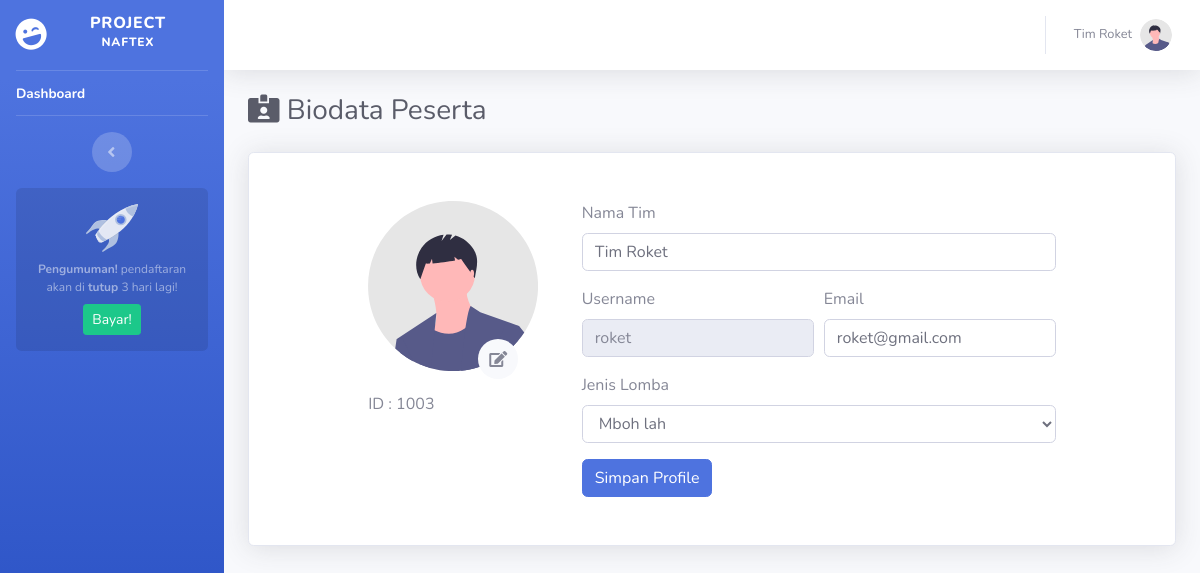
Before: /dashboard/bioTim.php (signed in) with the older database file.
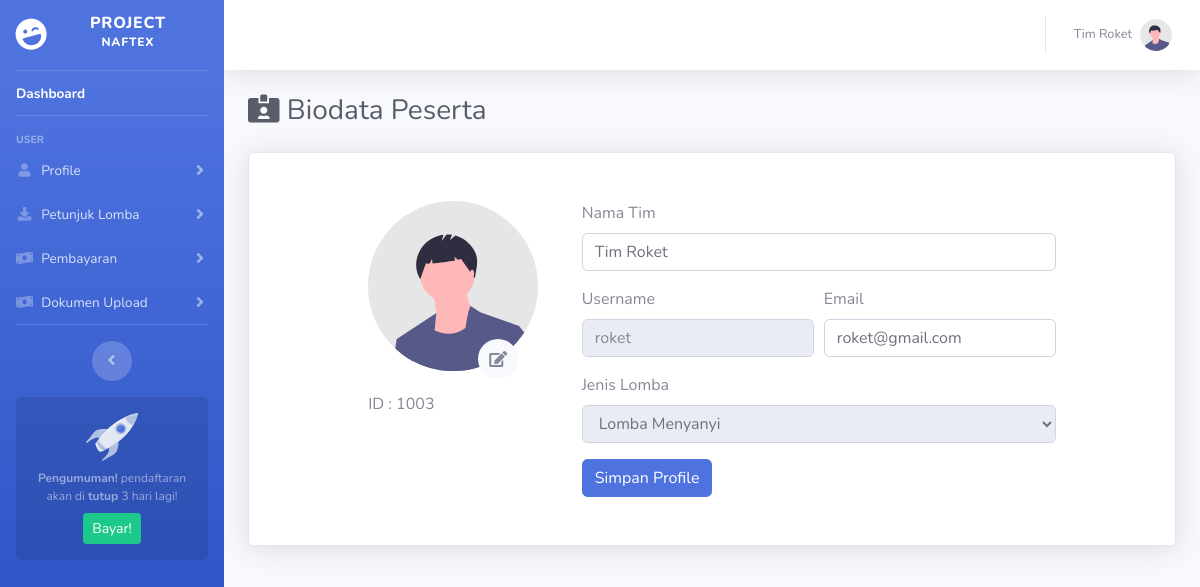
After: the same page with the newer database file.
### tables this page shows
CREATE TABLE `user` (
  `id_user` int(11) NOT NULL,
  `username` varchar(50) NOT NULL,
  `password` varchar(50) NOT NULL,
  `nama` varchar(50) NOT NULL,
  `email` varchar(50) NOT NULL,
  `level` varchar(50) NOT NULL,
  `foto` varchar(50) NOT NULL,
  `id_lomba` int(11) NOT NULL
);

CREATE TABLE `data_lomba` (
  `id_lomba` int(11) NOT NULL,
  `nama` varchar(50) NOT NULL,
  `harga` varchar(50) NOT NULL,
  `deskripsi2` varchar(50) NOT NULL
);

CREATE TABLE `pembayaran_peserta` (
  `username` varchar(50) NOT NULL,
  `status_bayar` varchar(50) NOT NULL,
  `bukti_transfer` varchar(100) NOT NULL,
  `deskripsi2` varchar(50) NOT NULL
);

### dashboard/include/session.php (called while the page is built, shortened)
<?php
	if (isset($_SESSION['id_user'])) {
		$id_user = $_SESSION['id_user'];
		$query_n = mysqli_query($koneksi, "SELECT `nama` FROM `user` WHERE `id_user`='$id_user'");
	    while($data_n = mysqli_fetch_row($query_n)){
	      $nama = $data_n[0];
	    }
	}
	$level = $_SESSION['level'];
?>

### dashboard/bioTim.php (the view, shortened to what this page needs)
<?php
    include('../koneksi/koneksi.php');
    include('include/session.php');
?>
<!DOCTYPE html>
<html lang="en">
<head>
    <?php include "include/head.php" ?>
</head>
<body id="page-top">
    <div id="wrapper">
        <?php include "include/sidebar.php" ?>
        <div id="content-wrapper" class="d-flex flex-column">
            <div id="content">
                <?php include "include/navbar.php" ?>
                <div class="container-fluid">
                    <h1 class="h3 mb-4 text-gray-800"><i class="fas fa-id-card-alt"></i> Biodata Peserta</h1>
                    <div class="container mt-2 card shadow p-5">
                        <div class="row justify-content-center">
                            <?php
                                $sql_d = "SELECT `nama`,`username`,`email`,`id_lomba`,`foto` FROM `user` WHERE `id_user`='$id_user'";
                                $query_d = mysqli_query($koneksi,$sql_d);
                                while ($data_d = mysqli_fetch_row($query_d)) {
                                    $nama       = $data_d[0];
                                    $username   = $data_d[1];
                                    $email      = $data_d[2];
                                    $id_lomba   = $data_d[3];
                                    $foto       = $data_d[4];
                                }
                            ?>
                            <div class="col-md-3">
                                <?php
                                    if (!empty($foto)) { ?>
                                        <img src="assets/img/foto/<?= $foto ?>" class="rounded-circle" alt="foto-profile" width="170px">
                                    <?php } else { ?>
                                        <img src="assets/img/undraw_profile.svg" alt="foto-profile" width="170px">
                                    <?php }
                                ?>
                                <a href="#" data-toggle="modal" data-target="#editFoto" class="btn btn-circle bg-light" style="margin: -50px 0 0 110px; position: relative; z-index: 1;"><i class="fas fa-edit "></i></a>
                                <h6 class="h6"> ID : <?= "100".$id_user ?></h6>
                            </div>
                            <div class="col-md-7">
                                <form method="post">
                                    <div class="form-group">
                                        <label for="nama">Nama Tim</label>
                                        <input type="text" name="nama" class="form-control" id="inputnama" value="<?= $nama ?>">
                                    </div>
                                    <div class="form-row">
                                        <div class="form-group col-md-6">
                                            <label for="username">Username</label>
                                            <input type="text" class="form-control" id="username" placeholder="<?= $username ?>" disabled>
                                        </div>
                                        <div class="form-group col-md-6">
                                            <label for="email">Email</label>
                                            <input type="text" name="email" class="form-control" id="email" value="<?= $email ?>">
                                        </div>
                                    </div>
                                    <div class="form-group">
                                        <?php
                                            $query_s = mysqli_query($koneksi,"SELECT `status_bayar` FROM `pembayaran_peserta` WHERE `username`='$username'");
                                            while ($data_s = mysqli_fetch_row($query_s)) {$status_bayar   = $data_s[0];}
                                        ?>
                                        <label for="id_lomba">Jenis Lomba</label>
                                        <select class="form-control" id="id_lomba" name="id_lomba" <?php if($status_bayar=="belum"){echo "disabled";} ?>>
                                            <?php
                                                $sql_l = "SELECT `id_lomba`,`nama` FROM `data_lomba` ORDER BY `nama`";
                                                $query_l = mysqli_query($koneksi,$sql_l);
                                                while ($data_l = mysqli_fetch_row($query_l)) {
                                                    $id_l   = $data_l[0];
                                                    $nama_l = $data_l[1];
                                                ?>
                                                <option value="<?= $id_l ?>" <?php if($id_l==$id_lomba){echo "selected";} ?>><?= $nama_l ?></option>
                                                <?php }
                                            ?>
                                        </select>
                                    </div>
                                    <button type="submit" name="submit" class="btn btn-primary">Simpan Profile</button>
                                </form>
                            </div>
                        </div>
                    </div>
                </div>
            </div>
        </div>
    </div>
</body>
</html>

### dashboard/include/head.php (shortened to what this page needs)
<link href="assets/vendor/fontawesome-free/css/all.min.css" rel="stylesheet" type="text/css" />
<link href="https://cdn.datatables.net/1.10.18/css/dataTables.bootstrap4.min.css" rel="stylesheet">
<link href="assets/css/sb-admin-2.min.css" rel="stylesheet" />

### dashboard/include/sidebar.php (shortened to what this page needs)
<ul class="navbar-nav bg-gradient-primary sidebar sidebar-dark accordion" id="accordionSidebar">
    <a class="sidebar-brand d-flex align-items-center justify-content-center" href="index.html">
        <div class="sidebar-brand-icon rotate-n-15">
            <i class="fas fa-laugh-wink"></i>
        </div>
        <div class="sidebar-brand-text mx-3">Project <sup>NAFTEX</sup></div>
    </a>
    <hr class="sidebar-divider my-0" />
    <li class="nav-item active">
        <a class="nav-link" href="index.php">
            <span>Dashboard</span></a>
    </li>
    <hr class="sidebar-divider d-none d-md-block" />
    <?php
        if ($level=="peserta") {
    ?>
    <div class="sidebar-heading">User</div>
    <li class="nav-item">
        <a class="nav-link collapsed" href="#" data-toggle="collapse" data-target="#bioUser" aria-expanded="true" aria-controls="bioUser">
            <i class="fas fa-fw fa-user"></i>
            <span>Profile</span>
        </a>
    </li>
    <li class="nav-item">
        <a class="nav-link collapsed" href="#" data-toggle="collapse" data-target="#downloads" aria-expanded="true" aria-controls="downloads">
            <i class="fas fa-fw fa-download"></i>
            <span>Petunjuk Lomba</span>
        </a>
    </li>
    <li class="nav-item">
        <a class="nav-link collapsed" href="#" data-toggle="collapse" data-target="#payments" aria-expanded="true" aria-controls="payments">
            <i class="fas fa-fw fa-money-bill-wave"></i>
            <span>Pembayaran</span>
        </a>
    </li>
    <li class="nav-item">
        <a class="nav-link collapsed" href="#" data-toggle="collapse" data-target="#dokumenupload" aria-expanded="true" aria-controls="dokumenupload">
            <i class="fas fa-fw fa-money-bill-wave"></i>
            <span>Dokumen Upload</span>
        </a>
    </li>
    <hr class="sidebar-divider d-none d-md-block" />
    <?php } ?>
    <div class="text-center d-none d-md-inline">
        <button class="rounded-circle border-0" id="sidebarToggle"></button>
    </div>
    <div class="sidebar-card">
        <img class="sidebar-card-illustration mb-2" src="assets/img/undraw_rocket.svg" alt="" />
        <p class="text-center mb-2"><strong>Pengumuman!</strong> pendaftaran akan di <b>tutup</b> 3 hari lagi!</p>
        <a class="btn btn-success btn-sm" href="https://startbootstrap.com/theme/sb-admin-pro">Bayar!</a>
    </div>
</ul>

### dashboard/include/navbar.php (shortened to what this page needs)
<nav class="navbar navbar-expand navbar-light bg-white topbar mb-4 static-top shadow">
    <ul class="navbar-nav ml-auto">
        <li class="nav-item dropdown no-arrow">
            <a class="nav-link dropdown-toggle" href="#" id="userDropdown" role="button" data-toggle="dropdown" aria-haspopup="true" aria-expanded="false">
                <span class="mr-2 d-none d-lg-inline text-gray-600 small"><?= $nama ?></span>
                <img class="img-profile rounded-circle" src="assets/img/undraw_profile.svg" />
            </a>
        </li>
    </ul>
</nav>

### dashboard/include/head.php (style rules this page uses)
.nav-item .nav-link { padding-top: 10px !important; padding-bottom: 10px !important }

Changed rows visible on the page:
changed user "Tim Roket": id_lomba "Mboh lah" → "Lomba Menyanyi"
Other visible differences:
text now shown: "USER Profile Petunjuk Lomba Pembayaran Dokumen Upload"
